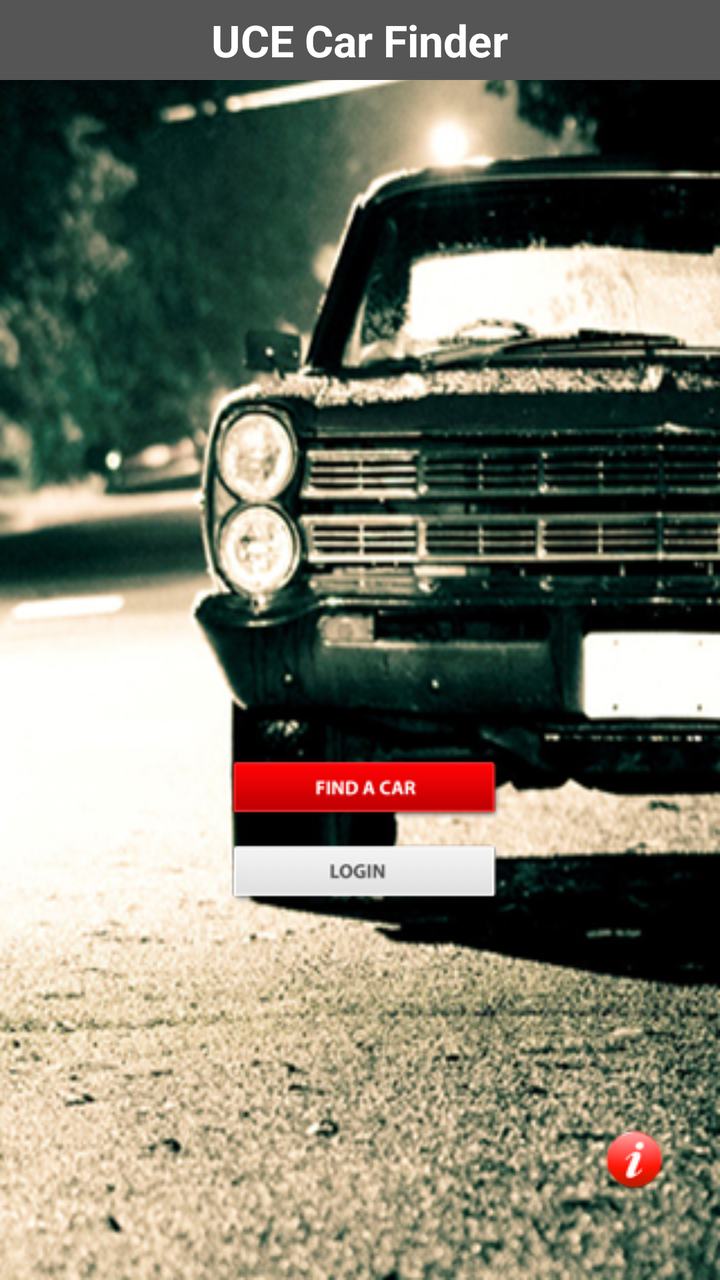
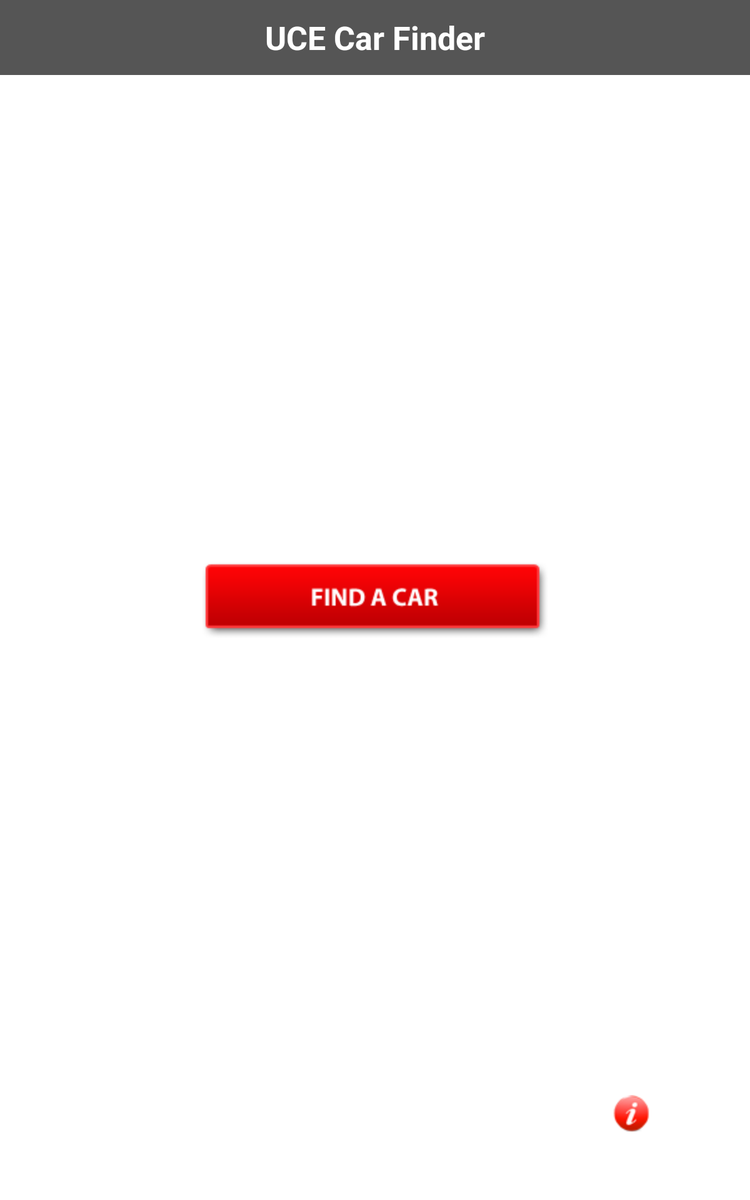

Compare how this app lays out the same screen by default and in its alternative resource folder. The renders come first, then the two layout files and the values they reference.
<!-- AndroidManifest.xml: application theme android:Theme.Light.NoTitleBar.Fullscreen -->
<!-- res/layout/mainhomescreen.xml -->
<?xml version="1.0" encoding="utf-8"?>
<RelativeLayout xmlns:android="http://schemas.android.com/apk/res/android"
    android:layout_width="match_parent"
    android:layout_height="match_parent"
    android:background="@drawable/homeback"
    android:orientation="vertical" >

    <Button
        android:id="@+id/btn_home_findacar"
        android:layout_width="wrap_content"
        android:layout_height="wrap_content"
        android:layout_alignParentBottom="true"
        android:layout_alignParentLeft="true"
        android:layout_marginBottom="230dp"
        android:layout_marginLeft="115dp"
        android:background="@drawable/sellcar_small" />

    <Button
        android:id="@+id/btn_home_login"
        android:layout_width="wrap_content"
        android:layout_height="wrap_content"
        android:layout_alignLeft="@+id/btn_home_findacar"
        android:layout_alignTop="@+id/btn_home_findacar"
        android:layout_marginTop="42dp"
        android:background="@drawable/buycar_small" />

    <Button
        android:id="@+id/btn_home_info"
        android:layout_width="wrap_content"
        android:layout_height="wrap_content"
        android:layout_alignParentBottom="true"
        android:layout_alignParentRight="true"
        android:layout_marginBottom="45dp"
        android:layout_marginRight="28dp"
        android:background="@drawable/info" />

    <RelativeLayout
        android:layout_width="fill_parent"
        android:layout_height="40dp"
        android:layout_alignParentTop="true"
        android:background="#555" >

        <TextView
            android:id="@+id/textView1"
            android:layout_width="wrap_content"
            android:layout_height="wrap_content"
            android:layout_centerHorizontal="true"
            android:layout_centerVertical="true"
            android:text="UCE Car Finder"
            android:textColor="#FFFFFF"
            android:textSize="22dp"
            android:textStyle="bold" />
    </RelativeLayout>

</RelativeLayout>
<!-- resources referenced by this layout -->
<resources>
  <!-- drawable buycar_small: png bitmap (drawable, 1501 bytes) -->
  <!-- drawable homeback: png bitmap (drawable, 282488 bytes) -->
  <!-- drawable info: png bitmap (drawable, 1908 bytes) -->
  <!-- drawable sellcar_small: png bitmap (drawable, 2156 bytes) -->
</resources>
<!-- res/layout-sw600dp/mainhomescreen.xml (the repository's variant of the layout above) -->
<!-- drawn on a 7-inch tablet held upright -->
<?xml version="1.0" encoding="utf-8"?>
<RelativeLayout xmlns:android="http://schemas.android.com/apk/res/android"
    android:layout_width="match_parent"
    android:layout_height="match_parent"
    android:orientation="vertical"
    android:background="@drawable/launch_mid" >

    <Button
        android:id="@+id/btn_home_info"
        android:layout_width="wrap_content"
        android:layout_height="wrap_content"
        android:layout_alignParentBottom="true"
        android:layout_alignParentRight="true"
        android:layout_marginBottom="54dp"
        android:layout_marginRight="80dp"
        android:background="@drawable/info" />

    <Button
        android:id="@+id/btn_home_findacar"
        android:layout_width="wrap_content"
        android:layout_height="wrap_content"
        android:layout_centerHorizontal="true"
        android:layout_centerVertical="true"
        android:background="@drawable/findacar" />

    <Button
        android:id="@+id/btn_home_login"
        android:layout_width="wrap_content"
        android:layout_height="wrap_content"
        android:layout_alignLeft="@+id/btn_home_findacar"
        android:layout_below="@+id/btn_home_findacar"
        android:layout_marginTop="12dp"
        android:background="@drawable/loginbtn" />
      <RelativeLayout
        android:layout_width="fill_parent"
        android:layout_height="60dp"
        android:layout_alignParentTop="true"
        android:background="#555" >

        <TextView
            android:id="@+id/textView1"
            android:layout_width="wrap_content"
            android:layout_height="wrap_content"
            android:layout_centerHorizontal="true"
            android:layout_centerVertical="true"
            android:text="UCE Car Finder"
            android:textColor="#FFFFFF"
            android:textSize="26dp"
            android:textStyle="bold" />
    </RelativeLayout>

</RelativeLayout>
<!-- resources referenced by the variant -->
<!-- as a 7-inch tablet held upright resolves them -->
<resources>
  <!-- drawable findacar: png bitmap (drawable, 2716 bytes) -->
  <!-- drawable info: png bitmap (drawable, 1908 bytes) -->
</resources>
